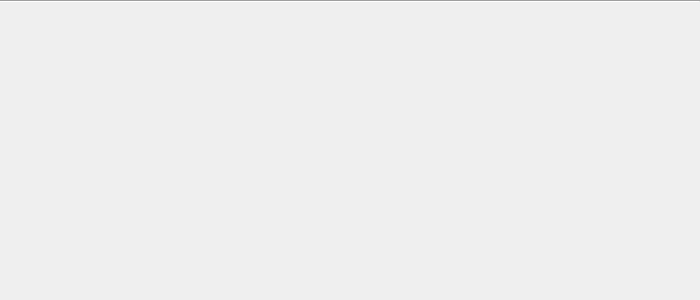
<?xml version="1.0" encoding="UTF-8"?>
<ui version="4.0">
 <class>QuestionFrame</class>
 <widget class="QWidget" name="QuestionFrame">
  <property name="geometry">
   <rect>
    <x>0</x>
    <y>0</y>
    <width>700</width>
    <height>300</height>
   </rect>
  </property>
  <property name="minimumSize">
   <size>
    <width>0</width>
    <height>200</height>
   </size>
  </property>
  <property name="windowTitle">
   <string>Form</string>
  </property>
  <property name="styleSheet">
   <string notr="true"/>
  </property>
  <layout class="QVBoxLayout" name="verticalLayout_3" stretch="0">
   <property name="leftMargin">
    <number>0</number>
   </property>
   <property name="topMargin">
    <number>0</number>
   </property>
   <property name="rightMargin">
    <number>0</number>
   </property>
   <property name="bottomMargin">
    <number>0</number>
   </property>
   <item>
    <layout class="QVBoxLayout" name="verticalLayout_2">
     <item>
      <widget class="Line" name="line">
       <property name="orientation">
        <enum>Qt::Horizontal</enum>
       </property>
      </widget>
     </item>
     <item>
      <layout class="QHBoxLayout" name="horizontalLayout">
       <property name="leftMargin">
        <number>10</number>
       </property>
       <property name="rightMargin">
        <number>10</number>
       </property>
       <item>
        <widget class="QLabel" name="question">
         <property name="minimumSize">
          <size>
           <width>580</width>
           <height>0</height>
          </size>
         </property>
         <property name="maximumSize">
          <size>
           <width>580</width>
           <height>16777215</height>
          </size>
         </property>
         <property name="font">
          <font>
           <pointsize>12</pointsize>
           <bold>true</bold>
          </font>
         </property>
         <property name="styleSheet">
          <string notr="true">margin-top: 0;
margin-bottom: 0;</string>
         </property>
         <property name="text">
          <string>&lt;html&gt;&lt;head/&gt;&lt;body&gt;&lt;p&gt;&lt;br/&gt;&lt;/p&gt;&lt;/body&gt;&lt;/html&gt;</string>
         </property>
         <property name="scaledContents">
          <bool>false</bool>
         </property>
         <property name="wordWrap">
          <bool>true</bool>
         </property>
        </widget>
       </item>
       <item>
        <widget class="QFrame" name="frame">
         <property name="frameShape">
          <enum>QFrame::NoFrame</enum>
         </property>
         <property name="frameShadow">
          <enum>QFrame::Raised</enum>
         </property>
         <widget class="QPushButton" name="clear">
          <property name="geometry">
           <rect>
            <x>0</x>
            <y>0</y>
            <width>36</width>
            <height>36</height>
           </rect>
          </property>
          <property name="font">
           <font>
            <family>Roboto Medium</family>
            <pointsize>12</pointsize>
           </font>
          </property>
          <property name="styleSheet">
           <string notr="true">QPushButton{
border-radius: 18px;
background-color: transparent;
color: lightgray;
}
QPushButton:hover{
	background-color: rgba(0, 0, 0, 20);
}
QPushButton:pressed{
background-color: rgba(0,0,0,40);
}</string>
          </property>
          <property name="text">
           <string/>
          </property>
          <property name="icon">
           <iconset resource="../resource.qrc">
            <normaloff>:/resources/icons/undo.png</normaloff>:/resources/icons/undo.png</iconset>
          </property>
         </widget>
        </widget>
       </item>
      </layout>
     </item>
     <item>
      <layout class="QFormLayout" name="answersLayout">
       <property name="verticalSpacing">
        <number>10</number>
       </property>
       <property name="leftMargin">
        <number>10</number>
       </property>
       <property name="rightMargin">
        <number>10</number>
       </property>
      </layout>
     </item>
    </layout>
   </item>
  </layout>
 </widget>
 <resources>
  <include location="../resource.qrc"/>
 </resources>
 <connections/>
</ui>
